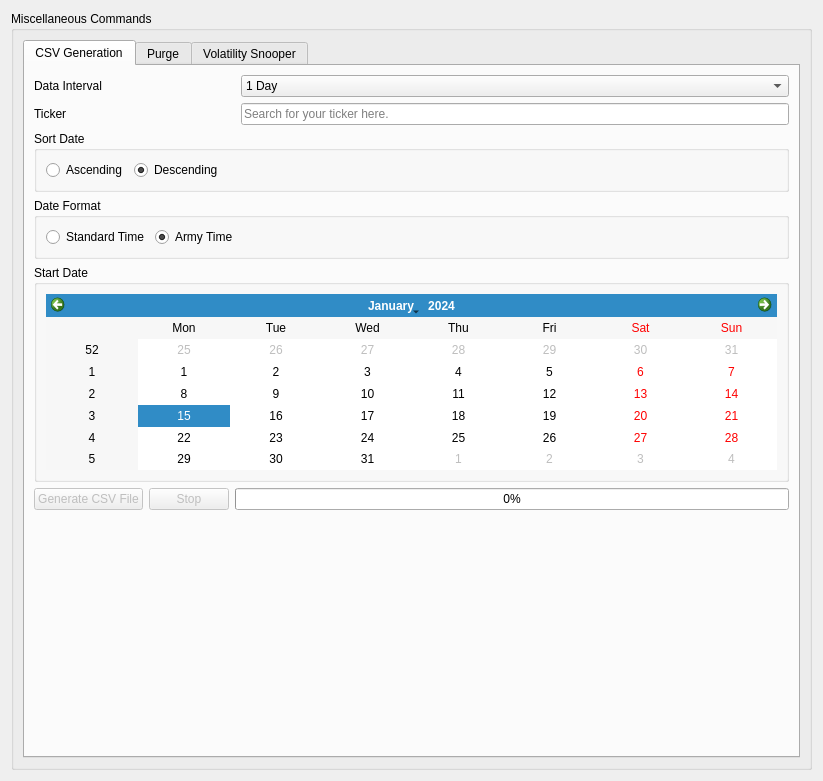
<?xml version="1.0" encoding="UTF-8"?>
<ui version="4.0">
 <class>MiscCommands</class>
 <widget class="QDialog" name="MiscCommands">
  <property name="geometry">
   <rect>
    <x>0</x>
    <y>0</y>
    <width>823</width>
    <height>781</height>
   </rect>
  </property>
  <property name="windowTitle">
   <string>Other Commands</string>
  </property>
  <layout class="QGridLayout" name="gridLayout">
   <item row="0" column="0">
    <widget class="QGroupBox" name="miscellaneousCommandsGroupBox">
     <property name="sizePolicy">
      <sizepolicy hsizetype="Preferred" vsizetype="Expanding">
       <horstretch>0</horstretch>
       <verstretch>0</verstretch>
      </sizepolicy>
     </property>
     <property name="title">
      <string>Miscellaneous Commands</string>
     </property>
     <layout class="QGridLayout" name="gridLayout_2">
      <item row="0" column="0">
       <widget class="QTabWidget" name="tabWidget">
        <property name="sizePolicy">
         <sizepolicy hsizetype="Preferred" vsizetype="Preferred">
          <horstretch>0</horstretch>
          <verstretch>0</verstretch>
         </sizepolicy>
        </property>
        <property name="currentIndex">
         <number>0</number>
        </property>
        <widget class="QWidget" name="csvTab">
         <attribute name="title">
          <string>CSV Generation</string>
         </attribute>
         <layout class="QGridLayout" name="gridLayout_3">
          <item row="0" column="0" colspan="2">
           <widget class="QLabel" name="csvGenerationDataLabel">
            <property name="text">
             <string>Data Interval</string>
            </property>
           </widget>
          </item>
          <item row="0" column="4">
           <widget class="QComboBox" name="csvGenerationDataInterval">
            <property name="sizePolicy">
             <sizepolicy hsizetype="MinimumExpanding" vsizetype="Fixed">
              <horstretch>0</horstretch>
              <verstretch>0</verstretch>
             </sizepolicy>
            </property>
            <property name="toolTip">
             <string>Select data interval to download CSV for.</string>
            </property>
            <item>
             <property name="text">
              <string>1 Day</string>
             </property>
            </item>
            <item>
             <property name="text">
              <string>3 Days</string>
             </property>
            </item>
            <item>
             <property name="text">
              <string>1 Hour</string>
             </property>
            </item>
            <item>
             <property name="text">
              <string>2 Hours</string>
             </property>
            </item>
            <item>
             <property name="text">
              <string>4 Hours</string>
             </property>
            </item>
            <item>
             <property name="text">
              <string>6 Hours</string>
             </property>
            </item>
            <item>
             <property name="text">
              <string>8 Hours</string>
             </property>
            </item>
            <item>
             <property name="text">
              <string>12 Hours</string>
             </property>
            </item>
            <item>
             <property name="text">
              <string>1 Minute</string>
             </property>
            </item>
            <item>
             <property name="text">
              <string>3 Minutes</string>
             </property>
            </item>
            <item>
             <property name="text">
              <string>5 Minutes</string>
             </property>
            </item>
            <item>
             <property name="text">
              <string>15 Minutes</string>
             </property>
            </item>
            <item>
             <property name="text">
              <string>30 Minutes</string>
             </property>
            </item>
           </widget>
          </item>
          <item row="6" column="0" colspan="2">
           <widget class="QPushButton" name="generateCSVButton">
            <property name="enabled">
             <bool>false</bool>
            </property>
            <property name="sizePolicy">
             <sizepolicy hsizetype="Maximum" vsizetype="Fixed">
              <horstretch>0</horstretch>
              <verstretch>0</verstretch>
             </sizepolicy>
            </property>
            <property name="toolTip">
             <string>Start generating CSV file.</string>
            </property>
            <property name="text">
             <string>Generate CSV File</string>
            </property>
            <property name="autoDefault">
             <bool>false</bool>
            </property>
           </widget>
          </item>
          <item row="1" column="0">
           <widget class="QLabel" name="csvGenerationTickerLabel">
            <property name="sizePolicy">
             <sizepolicy hsizetype="Fixed" vsizetype="Preferred">
              <horstretch>0</horstretch>
              <verstretch>0</verstretch>
             </sizepolicy>
            </property>
            <property name="text">
             <string>Ticker</string>
            </property>
           </widget>
          </item>
          <item row="8" column="1">
           <spacer name="verticalSpacer_2">
            <property name="orientation">
             <enum>Qt::Vertical</enum>
            </property>
            <property name="sizeHint" stdset="0">
             <size>
              <width>20</width>
              <height>40</height>
             </size>
            </property>
           </spacer>
          </item>
          <item row="7" column="0" colspan="5">
           <widget class="QLabel" name="csvGenerationStatus">
            <property name="text">
             <string/>
            </property>
            <property name="wordWrap">
             <bool>true</bool>
            </property>
           </widget>
          </item>
          <item row="6" column="3" colspan="2">
           <widget class="QProgressBar" name="csvGenerationProgressBar">
            <property name="toolTip">
             <string>CSV generation progress bar.</string>
            </property>
            <property name="value">
             <number>0</number>
            </property>
           </widget>
          </item>
          <item row="6" column="2">
           <widget class="QPushButton" name="stopButton">
            <property name="enabled">
             <bool>false</bool>
            </property>
            <property name="toolTip">
             <string>Stop CSV generation.</string>
            </property>
            <property name="text">
             <string>Stop</string>
            </property>
           </widget>
          </item>
          <item row="4" column="0" colspan="5">
           <widget class="QGroupBox" name="dateFormatGroupBox">
            <property name="title">
             <string>Date Format</string>
            </property>
            <layout class="QHBoxLayout" name="horizontalLayout_2">
             <item>
              <widget class="QRadioButton" name="standardDateRadio">
               <property name="sizePolicy">
                <sizepolicy hsizetype="Fixed" vsizetype="Fixed">
                 <horstretch>0</horstretch>
                 <verstretch>0</verstretch>
                </sizepolicy>
               </property>
               <property name="toolTip">
                <string>Select this for data's time in standard time format.</string>
               </property>
               <property name="text">
                <string>Standard Time</string>
               </property>
              </widget>
             </item>
             <item>
              <widget class="QRadioButton" name="armyDateRadio">
               <property name="toolTip">
                <string>Select this for data's time in army time format.</string>
               </property>
               <property name="text">
                <string>Army Time</string>
               </property>
               <property name="checked">
                <bool>true</bool>
               </property>
              </widget>
             </item>
            </layout>
           </widget>
          </item>
          <item row="2" column="0" colspan="5">
           <widget class="QGroupBox" name="dateSortGroupBox">
            <property name="title">
             <string>Sort Date</string>
            </property>
            <layout class="QHBoxLayout" name="horizontalLayout">
             <item>
              <widget class="QRadioButton" name="ascendingDateRadio">
               <property name="sizePolicy">
                <sizepolicy hsizetype="Fixed" vsizetype="Fixed">
                 <horstretch>0</horstretch>
                 <verstretch>0</verstretch>
                </sizepolicy>
               </property>
               <property name="toolTip">
                <string>Select this for data in ascending order.</string>
               </property>
               <property name="text">
                <string>Ascending</string>
               </property>
              </widget>
             </item>
             <item>
              <widget class="QRadioButton" name="descendingDateRadio">
               <property name="toolTip">
                <string>Select this for data in descending order.</string>
               </property>
               <property name="text">
                <string>Descending</string>
               </property>
               <property name="checked">
                <bool>true</bool>
               </property>
              </widget>
             </item>
            </layout>
           </widget>
          </item>
          <item row="5" column="0" colspan="5">
           <widget class="QGroupBox" name="calendarGroupBox">
            <property name="title">
             <string>Start Date</string>
            </property>
            <layout class="QVBoxLayout" name="verticalLayout">
             <item>
              <widget class="QCalendarWidget" name="startDateCalendar"/>
             </item>
            </layout>
           </widget>
          </item>
          <item row="1" column="4">
           <widget class="QLineEdit" name="csvGenerationTicker">
            <property name="placeholderText">
             <string>Search for your ticker here.</string>
            </property>
            <property name="clearButtonEnabled">
             <bool>true</bool>
            </property>
           </widget>
          </item>
         </layout>
        </widget>
        <widget class="QWidget" name="purgeTab">
         <attribute name="title">
          <string>Purge</string>
         </attribute>
         <layout class="QVBoxLayout" name="verticalLayout_2">
          <item>
           <widget class="QScrollArea" name="scrollArea">
            <property name="sizePolicy">
             <sizepolicy hsizetype="Expanding" vsizetype="Preferred">
              <horstretch>0</horstretch>
              <verstretch>0</verstretch>
             </sizepolicy>
            </property>
            <property name="widgetResizable">
             <bool>true</bool>
            </property>
            <widget class="QWidget" name="scrollAreaWidgetContents">
             <property name="geometry">
              <rect>
               <x>0</x>
               <y>0</y>
               <width>424</width>
               <height>158</height>
              </rect>
             </property>
             <layout class="QVBoxLayout" name="verticalLayout_3">
              <item>
               <widget class="QLabel" name="warningLabel">
                <property name="font">
                 <font>
                  <weight>75</weight>
                  <bold>true</bold>
                 </font>
                </property>
                <property name="text">
                 <string>Warning: Once purged, retrieval of deleted data is not guaranteed.</string>
                </property>
                <property name="wordWrap">
                 <bool>true</bool>
                </property>
               </widget>
              </item>
              <item>
               <layout class="QHBoxLayout" name="horizontalLayout_3">
                <item>
                 <widget class="QPushButton" name="purgeLogsButton">
                  <property name="text">
                   <string>Purge Log Files</string>
                  </property>
                 </widget>
                </item>
                <item>
                 <widget class="QPushButton" name="purgeDatabasesButton">
                  <property name="text">
                   <string>Purge Databases</string>
                  </property>
                 </widget>
                </item>
                <item>
                 <widget class="QPushButton" name="purgeBacktestResultsButton">
                  <property name="text">
                   <string>Purge Backtest Results</string>
                  </property>
                 </widget>
                </item>
               </layout>
              </item>
              <item>
               <layout class="QHBoxLayout" name="horizontalLayout_4">
                <item>
                 <widget class="QPushButton" name="purgeConfigurationFilesButton">
                  <property name="text">
                   <string>Purge Configuration Files</string>
                  </property>
                 </widget>
                </item>
                <item>
                 <widget class="QPushButton" name="purgeCredentialsButton">
                  <property name="text">
                   <string>Purge Credentials</string>
                  </property>
                 </widget>
                </item>
                <item>
                 <widget class="QPushButton" name="purgeCSVFilesButton">
                  <property name="text">
                   <string>Purge CSV Files</string>
                  </property>
                 </widget>
                </item>
               </layout>
              </item>
              <item>
               <widget class="QLabel" name="infoLabel">
                <property name="text">
                 <string> If you are noticing weird data discrepancies, it is recommended to purge databases.</string>
                </property>
               </widget>
              </item>
              <item>
               <spacer name="verticalSpacer">
                <property name="orientation">
                 <enum>Qt::Vertical</enum>
                </property>
                <property name="sizeHint" stdset="0">
                 <size>
                  <width>20</width>
                  <height>40</height>
                 </size>
                </property>
               </spacer>
              </item>
             </layout>
            </widget>
           </widget>
          </item>
         </layout>
        </widget>
        <widget class="QWidget" name="volatilitySnooper">
         <attribute name="title">
          <string>Volatility Snooper</string>
         </attribute>
         <layout class="QGridLayout" name="gridLayout_4">
          <item row="2" column="0">
           <widget class="QLabel" name="volatilityDataIntervalLabel">
            <property name="text">
             <string>Data Interval</string>
            </property>
           </widget>
          </item>
          <item row="6" column="0">
           <widget class="QPushButton" name="volatilityGenerateButton">
            <property name="text">
             <string>Generate</string>
            </property>
           </widget>
          </item>
          <item row="10" column="0">
           <spacer name="volatilitySpacer">
            <property name="orientation">
             <enum>Qt::Vertical</enum>
            </property>
            <property name="sizeHint" stdset="0">
             <size>
              <width>20</width>
              <height>40</height>
             </size>
            </property>
           </spacer>
          </item>
          <item row="1" column="0">
           <widget class="QLabel" name="volatilityPeriodsLabel">
            <property name="text">
             <string>Data Periods</string>
            </property>
           </widget>
          </item>
          <item row="8" column="0" colspan="3">
           <widget class="QLabel" name="volatilityStatus">
            <property name="text">
             <string>Nothing in progress.</string>
            </property>
           </widget>
          </item>
          <item row="3" column="2">
           <widget class="QComboBox" name="volatilityComboBox">
            <item>
             <property name="text">
              <string>Basic</string>
             </property>
            </item>
            <item>
             <property name="text">
              <string>Yang Zhang</string>
             </property>
            </item>
            <item>
             <property name="text">
              <string>Rogers Satchell</string>
             </property>
            </item>
            <item>
             <property name="text">
              <string>Garman-Klass</string>
             </property>
            </item>
            <item>
             <property name="text">
              <string>Parkinson</string>
             </property>
            </item>
           </widget>
          </item>
          <item row="7" column="0">
           <widget class="QPushButton" name="stopVolatilityButton">
            <property name="enabled">
             <bool>false</bool>
            </property>
            <property name="text">
             <string>Stop</string>
            </property>
           </widget>
          </item>
          <item row="2" column="2">
           <widget class="QComboBox" name="volatilityDataInterval">
            <property name="sizePolicy">
             <sizepolicy hsizetype="MinimumExpanding" vsizetype="Fixed">
              <horstretch>0</horstretch>
              <verstretch>0</verstretch>
             </sizepolicy>
            </property>
            <property name="toolTip">
             <string>Select data interval to download CSV for.</string>
            </property>
            <item>
             <property name="text">
              <string>1 Day</string>
             </property>
            </item>
            <item>
             <property name="text">
              <string>3 Days</string>
             </property>
            </item>
            <item>
             <property name="text">
              <string>1 Hour</string>
             </property>
            </item>
            <item>
             <property name="text">
              <string>2 Hours</string>
             </property>
            </item>
            <item>
             <property name="text">
              <string>4 Hours</string>
             </property>
            </item>
            <item>
             <property name="text">
              <string>6 Hours</string>
             </property>
            </item>
            <item>
             <property name="text">
              <string>8 Hours</string>
             </property>
            </item>
            <item>
             <property name="text">
              <string>12 Hours</string>
             </property>
            </item>
            <item>
             <property name="text">
              <string>1 Minute</string>
             </property>
            </item>
            <item>
             <property name="text">
              <string>3 Minutes</string>
             </property>
            </item>
            <item>
             <property name="text">
              <string>5 Minutes</string>
             </property>
            </item>
            <item>
             <property name="text">
              <string>15 Minutes</string>
             </property>
            </item>
            <item>
             <property name="text">
              <string>30 Minutes</string>
             </property>
            </item>
           </widget>
          </item>
          <item row="3" column="0">
           <widget class="QLabel" name="volatilityLabel">
            <property name="text">
             <string>Volatility</string>
            </property>
           </widget>
          </item>
          <item row="9" column="0" colspan="3">
           <widget class="QProgressBar" name="volatilityProgressBar">
            <property name="value">
             <number>0</number>
            </property>
           </widget>
          </item>
          <item row="0" column="0" colspan="3">
           <widget class="QLabel" name="volatilityDescription">
            <property name="font">
             <font>
              <weight>50</weight>
              <bold>false</bold>
             </font>
            </property>
            <property name="text">
             <string>Tool to find most volatile securities in the data interval and periods defined.</string>
            </property>
            <property name="wordWrap">
             <bool>true</bool>
            </property>
           </widget>
          </item>
          <item row="1" column="2">
           <widget class="QSpinBox" name="volatilityPeriodsSpinBox">
            <property name="minimum">
             <number>5</number>
            </property>
            <property name="maximum">
             <number>999999999</number>
            </property>
           </widget>
          </item>
          <item row="4" column="2">
           <widget class="QLineEdit" name="volatilityFilter">
            <property name="text">
             <string>USDT</string>
            </property>
           </widget>
          </item>
          <item row="4" column="0">
           <widget class="QLabel" name="volatilityFilterLabel">
            <property name="text">
             <string>Filter</string>
            </property>
           </widget>
          </item>
          <item row="5" column="0">
           <widget class="QLabel" name="volatilityFileTypeLabel">
            <property name="text">
             <string>File Type</string>
            </property>
           </widget>
          </item>
          <item row="5" column="2">
           <widget class="QComboBox" name="volatilityFileType">
            <item>
             <property name="text">
              <string>XLSX</string>
             </property>
            </item>
            <item>
             <property name="text">
              <string>CSV</string>
             </property>
            </item>
           </widget>
          </item>
         </layout>
        </widget>
       </widget>
      </item>
     </layout>
    </widget>
   </item>
  </layout>
 </widget>
 <resources/>
 <connections/>
</ui>
